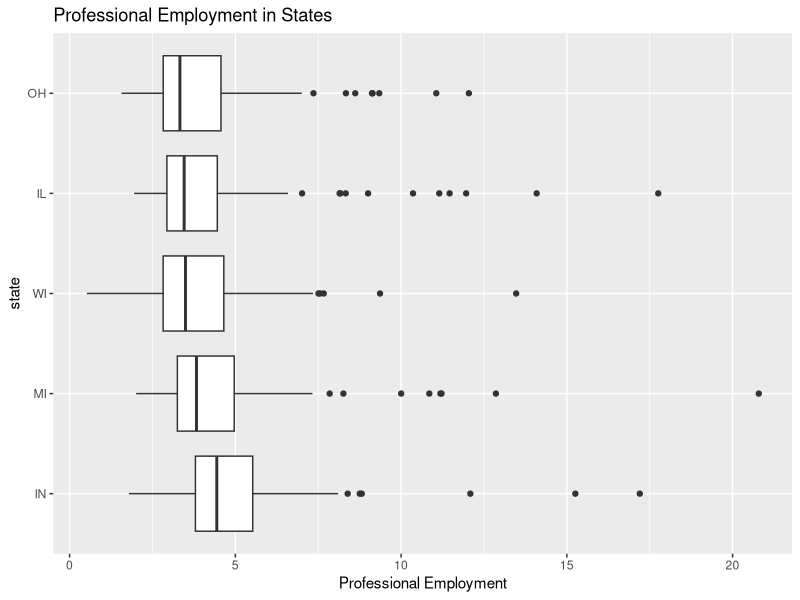
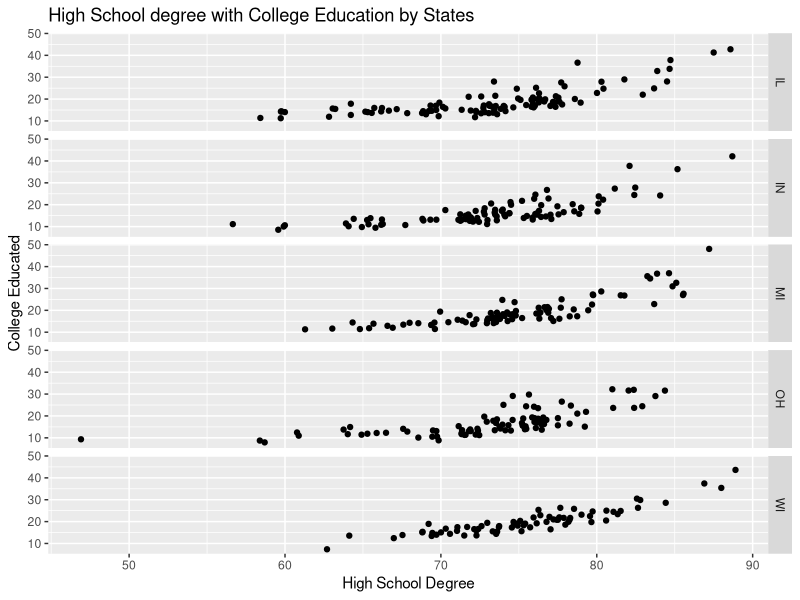
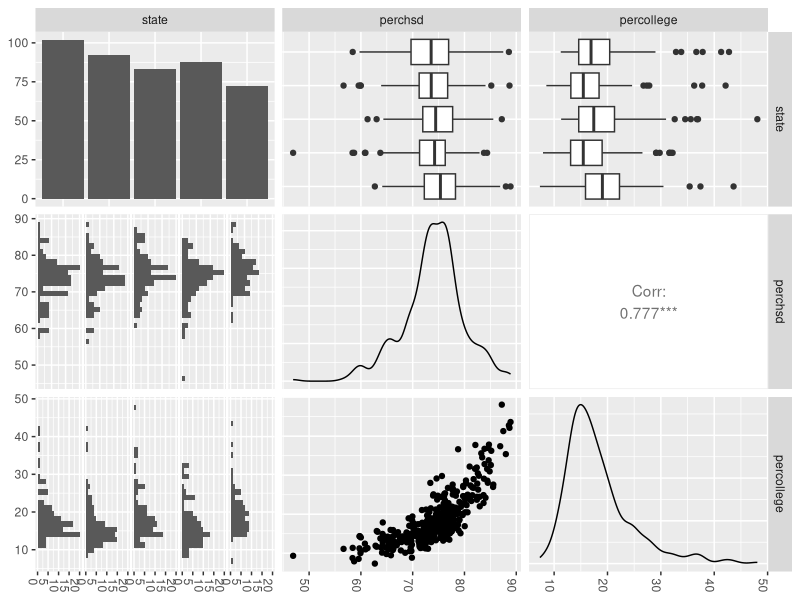
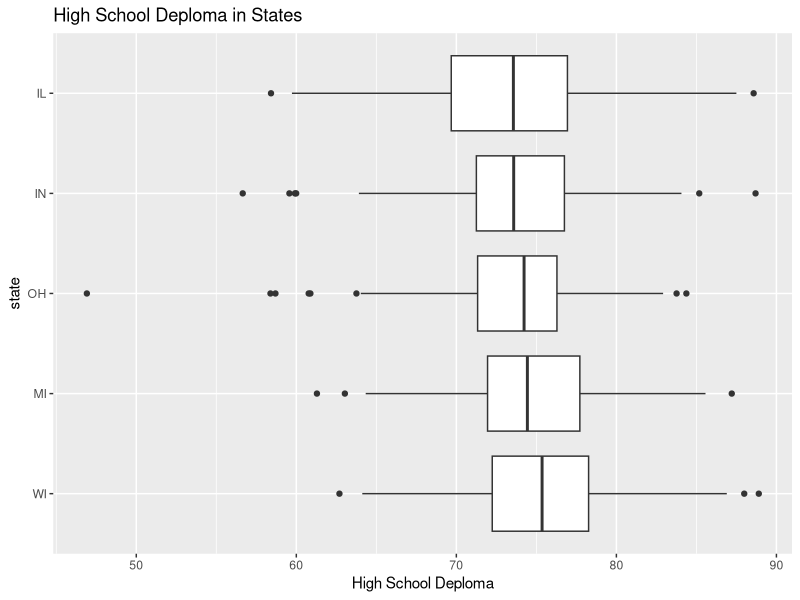
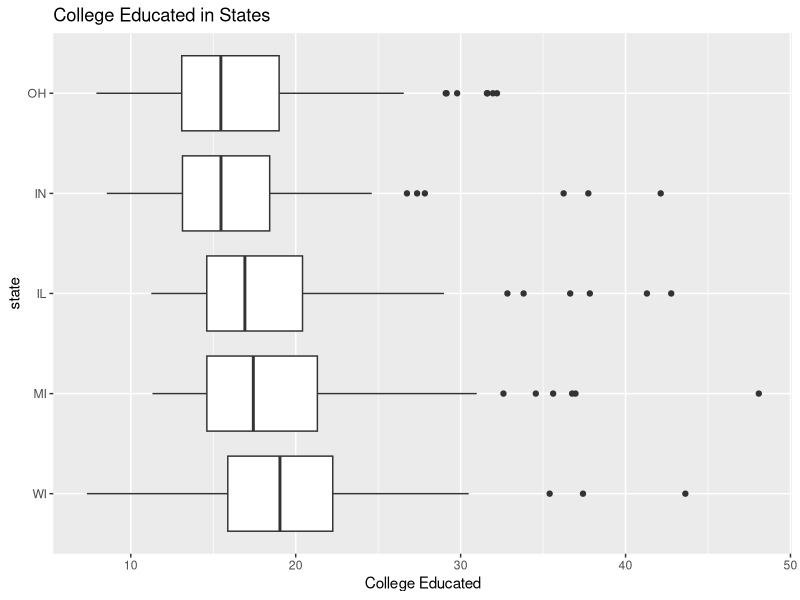
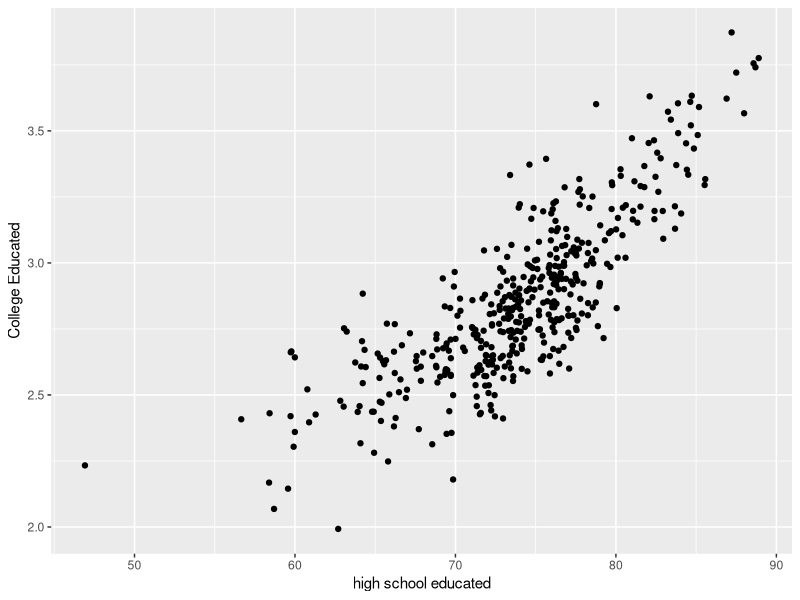
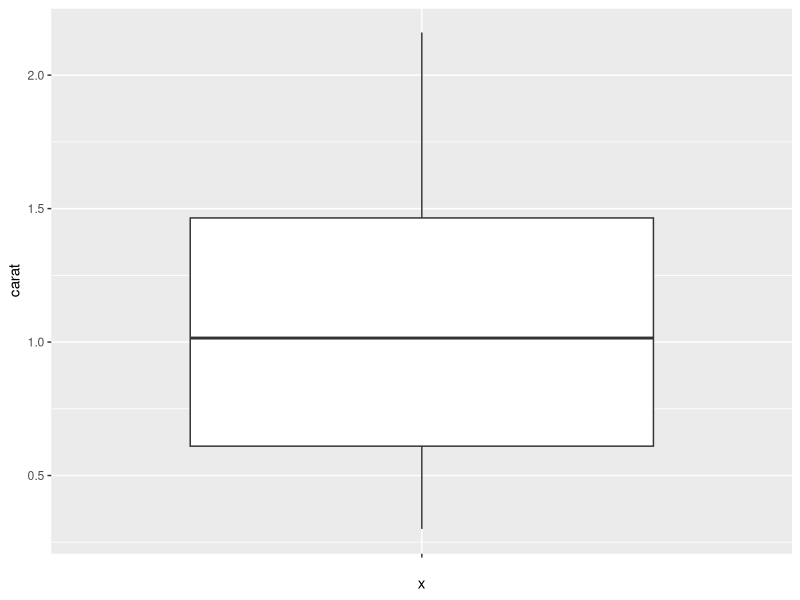
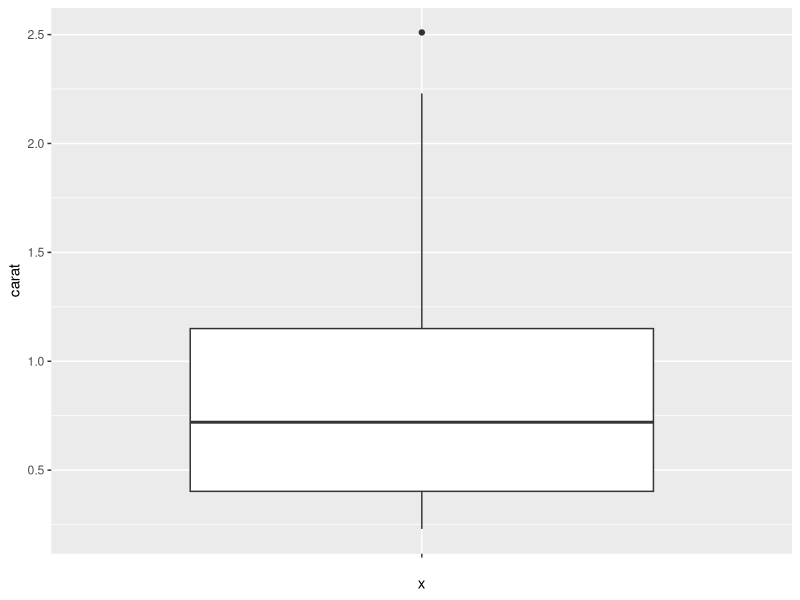

Source code (R) for these figures, in order: (Note: this script raises an error after producing the figures.)
##########################
#   GT account: kchen360 #
#   name: Kai-yu Chen    #
#   GT ID: 903233101     #
##########################


#### Problem 1 ####

#load data
library(ggplot2)
library(GGally)
data(midwest)

#get percentage of profesional employment in each state
il <- sum(midwest$popadults[midwest$state =="IL"] * midwest$percprof[midwest$state=="IL"])/sum(midwest$popadults[midwest$state=="IL"]) 
In <- sum(midwest$popadults[midwest$state =="IN"] * midwest$percprof[midwest$state=="IN"])/sum(midwest$popadults[midwest$state=="IN"]) 
mi <- sum(midwest$popadults[midwest$state =="MI"] * midwest$percprof[midwest$state=="MI"])/sum(midwest$popadults[midwest$state=="MI"]) 
oh <- sum(midwest$popadults[midwest$state =="OH"] * midwest$percprof[midwest$state=="OH"])/sum(midwest$popadults[midwest$state=="OH"]) 
wi <- sum(midwest$popadults[midwest$state =="WI"] * midwest$percprof[midwest$state=="WI"])/sum(midwest$popadults[midwest$state=="WI"]) 

#gather five states into one vector
prof_vector <- c(il,In,mi,oh,wi)
# percentage of total population with a professional emplyment in each state
prof_vector

#plot state vs percentage of professional employment
ggplot(midwest,                             #data
       #ordered percentage of professional employment from lowest to highest 
       aes(reorder(state,-percprof,FUN = 'median'),percprof)) + 
       geom_boxplot() +                     # boxplot
       coord_flip()+                        #flip coordinates
       scale_x_discrete("state") +          # x axis
       ylab("Professional Employment") +    # y label
       ggtitle("Professional Employment in States")

#### Problem 2 ####

#percentage of poeople with high school deploma
#Illinois
hsd_per_il <-sum((midwest$popadults[midwest$state=="IL"])*(midwest$perchsd[midwest$state=="IL"]))/sum(midwest$popadults[midwest$state=="IL"])
#indian
hsd_per_in <-sum((midwest$popadults[midwest$state=="IN"])*(midwest$perchsd[midwest$state=="IN"]))/sum(midwest$popadults[midwest$state=="IN"])
#Michigan
hsd_per_mi <-sum((midwest$popadults[midwest$state=="MI"])*(midwest$perchsd[midwest$state=="MI"]))/sum(midwest$popadults[midwest$state=="MI"])
#Ohio
hsd_per_oh <-sum((midwest$popadults[midwest$state=="OH"])*(midwest$perchsd[midwest$state=="OH"]))/sum(midwest$popadults[midwest$state=="OH"])
#Wisconsin
hsd_per_wi <-sum((midwest$popadults[midwest$state=="WI"])*(midwest$perchsd[midwest$state=="WI"]))/sum(midwest$popadults[midwest$state=="WI"])
#vector includes percentage of high school degree in all midwest stats 
hsd_vector <-c(hsd_per_il,hsd_per_in,hsd_per_mi,hsd_per_oh,hsd_per_wi)
hsd_vector

#percentage of people college educated
#Illinois
ce_per_il <-sum((midwest$popadults[midwest$state=="IL"])*(midwest$percollege[midwest$state=="IL"]))/sum(midwest$popadults[midwest$state=="IL"])
#indian
ce_per_in <-sum((midwest$popadults[midwest$state=="IN"])*(midwest$percollege[midwest$state=="IN"]))/sum(midwest$popadults[midwest$state=="IN"])
#Michigan
ce_per_mi <-sum((midwest$popadults[midwest$state=="MI"])*(midwest$percollege[midwest$state=="MI"]))/sum(midwest$popadults[midwest$state=="MI"])
#Ohio
ce_per_oh <-sum((midwest$popadults[midwest$state=="OH"])*(midwest$percollege[midwest$state=="OH"]))/sum(midwest$popadults[midwest$state=="OH"])
#Wisconsin
ce_per_wi <-sum((midwest$popadults[midwest$state=="WI"])*(midwest$percollege[midwest$state=="WI"]))/sum(midwest$popadults[midwest$state=="WI"])
#vector includes percentage of college educated in all midwest stats, Wisconsin has highest percentage of people with college educated
ce_vector <-c(ce_per_il,ce_per_in,ce_per_mi,ce_per_oh,ce_per_wi)
ce_vector

#facets plot for three way
qplot(x=perchsd, y=percollege,         # x, y  
      facets=state~.,                  #percentage vary by states 
      xlab=("High School Degree"),     # x label
      ylab=("College Educated"),       # y label
      data=midwest, main="High School degree with College Education by States")

#ggpairs for three way 
education <- midwest[,c('state','perchsd','percollege')]
ggpairs(education)+theme(axis.text.x = element_text(angle = -90, vjust = 1, hjust = 0))

#plot state vs high school deploma
ggplot(midwest,                        #data
       #ordered percentage of high school diploma from lowest to highest 
       aes(reorder(state,-perchsd,FUN = 'median'),perchsd)) + 
  geom_boxplot() +                     # boxplot
  coord_flip()+                        #flip coordinates
  scale_x_discrete("state") +          # x axis
  ylab("High School Deploma") +    # y label
  ggtitle("High School Deploma in States")

#plot state vs college educated
ggplot(midwest,                        #data
       #ordered percentage of college educated from lowest to highest 
       aes(reorder(state,-percollege,FUN = 'median'),percollege)) + 
  geom_boxplot() +                     # boxplot
  coord_flip()+                        #flip coordinates
  scale_x_discrete("state") +          # x axis
  ylab("College Educated") +    # y label
  ggtitle("College Educated in States")

#plot high school diploma vs log-transformed college educated
ggplot(midwest,                        #data
       aes(perchsd,log(percollege))) + #transformation on percollege
  geom_point() +                       #scatter plot
  xlab("high school educated")+
  ylab("College Educated")        




#### Problem 3 ####

#load data
data(diamonds)

#sampling 
#sampling redroducible
set.seed(29) 
#sample size = 10
id.small <- sample(1:nrow(diamonds), 10)
sample.small <-diamonds[id.small,]
#see min, 1st Q, mean, median, 3rd Q, max information of carat
summary(sample.small$carat)
#standard deviation
sd(sample.small$carat)

set.seed(1)
#sample size = 100
id.medium <- sample(1:nrow(diamonds),100)
sample.medium <-diamonds[id.medium,]
summary(sample.medium$carat)
sd(sample.medium$carat)

set.seed(2245)
#sample size = 1000
id.large <-sample(1:nrow(diamonds),1000)
sample.large <-diamonds[id.large,]
summary(sample.large$carat)
sd(sample.large$carat)


#box plot
#small sample size = 50
ggplot(sample.small,aes("",carat)) +
  geom_boxplot()
#medium sample size = 500
ggplot(sample.medium,aes("",carat)) +
  geom_boxplot() 
#large sample size = 5000
ggplot(sample.large,aes("",carat)) +
  geom_boxplot() 

#histogram
#n = 10, number of cells = 4
hist(log(sample.small$carat),breaks = 4, xlab = "log carat", main="N = 10")
#n=100, number of cells = 10
hist(log(sample.medium$carat),breaks = 10, xlab ="log carat", main ="N = 100" )
#n = 1000, number of cells = 15
hist(log(sample.large$carat),breaks = 15, xlab ="log carat", main = "N = 1000")


#### Problem 4 ####
#load graphic device package
library(jpeg)
library(png)

#write a function to store a vector of file memory
filememo <- function(a,c){

  set.seed(43)
  x<- round(runif(a,0,1),digits = 3)
  y<- round(runif(a,0,1),digits = 3)
  
  if (c == "jpg"){
    jpeg('rplot.jpg')
    plot(x,y)
    dev.off()
    s <-"rplot.jpg"
    file_size <- file.info(s)$size
    
  } else if (c == "pdf"){
    pdf('rplot.pdf')
    plot(x,y)
    dev.off()
    s <-"rplot.pdf"
    file_size <- file.info(s)$size

    
  } else if (c == "png"){
    png('rplot.png')
    plot(x,y)
    dev.off()
    s <-"rplot.png"
    file_size <- file.info(s)$size

  } else if(c == "ps"){
    postscript('rplot.ps')
    plot(x,y)
    dev.off()
    s <-"rplot.ps"
    file_size <- file.info(s)$size
    
  } else{
    return (FALSE)
  }
  
  return(file_size)

}

#sample size = 10~100000
n <- seq(10,100000,length.out = 500)

#create file size vector in each file format
#JPEG
file_size_jpeg<-mapply(filememo,n,"jpg")
#PDF
file_size_pdf<-mapply(filememo,n,"pdf")
#PNG
file_size_png<-mapply(filememo,n,"png")
#PS
file_size_ps<-mapply(filememo,n,"ps")

#create a graph grid 2x2
par(mfrow=c(2,2))
# both jpg and png file formats show instant boost to peak
# and floowed by exponential decay in the relationship of N and file size, 
# while pdf and ps file format show positive linear correlation in N and file size 
plot(n,file_size_jpeg, main="N vs File Size in JPG format")
plot(n,file_size_pdf, main="N vs File Size in PDF format")
plot(n,file_size_png, main="N vs File Size in PNG format")
plot(n,file_size_ps, main="N vs File Size in PS format")

#### Problem 5 ####
#load data
data(diamonds)
#subset data size to 10000
set.seed(609)
id <- sample(1:nrow(diamonds),10000)
subset <- diamonds[id,] 

#histogram
#color
ggplot(subset,aes(x=color))+geom_bar()
#carat
qplot(x= carat, data=subset, binwidth = 0.2, main="Carat")
#price
qplot(x= price, data=subset, binwidth = 1000, main="Price")

#both carat and price were right-skewed, so log transformation was performed 
#carat
qplot(x= log2(carat), data=subset, binwidth = 0.4, main="Carat")
#price
qplot(x= log2(price), data=subset, binwidth = 0.3, main="Price")

#log-log plot in carat and price
ggplot(subset, aes(log(carat),log(price))) + geom_point() +                       
  xlab("log carat")+
  ylab("log price")        


#three-way relations between color, carat, price (Facets)
qplot(x = carat, y= price, facets=color~.,data=subset,main="Carat vs. Price by Color")
#three-way relations between color, carat, price (gg-paired)
df <- subset[,c('color','carat','price')]
ggpairs(df)+theme(axis.text.x = element_text(angle = -90, vjust = 1, hjust = 0))


